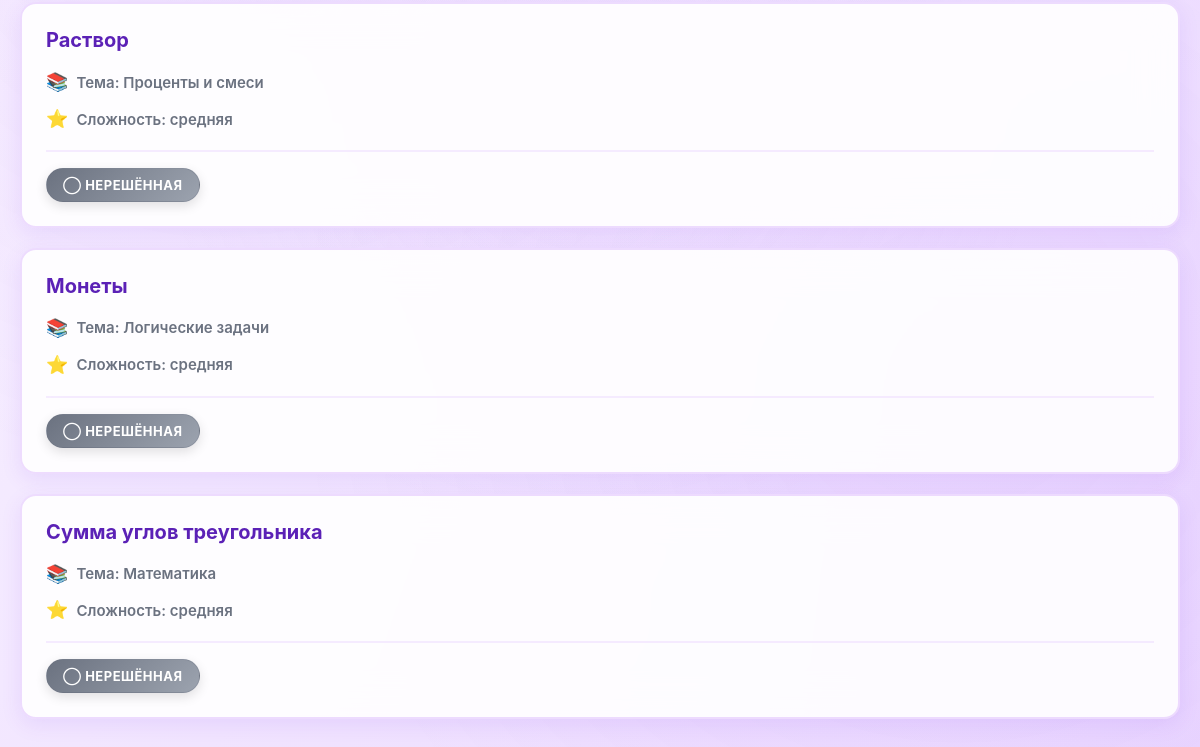
Before: /математика/ (signed in, lower part) with the older database file.
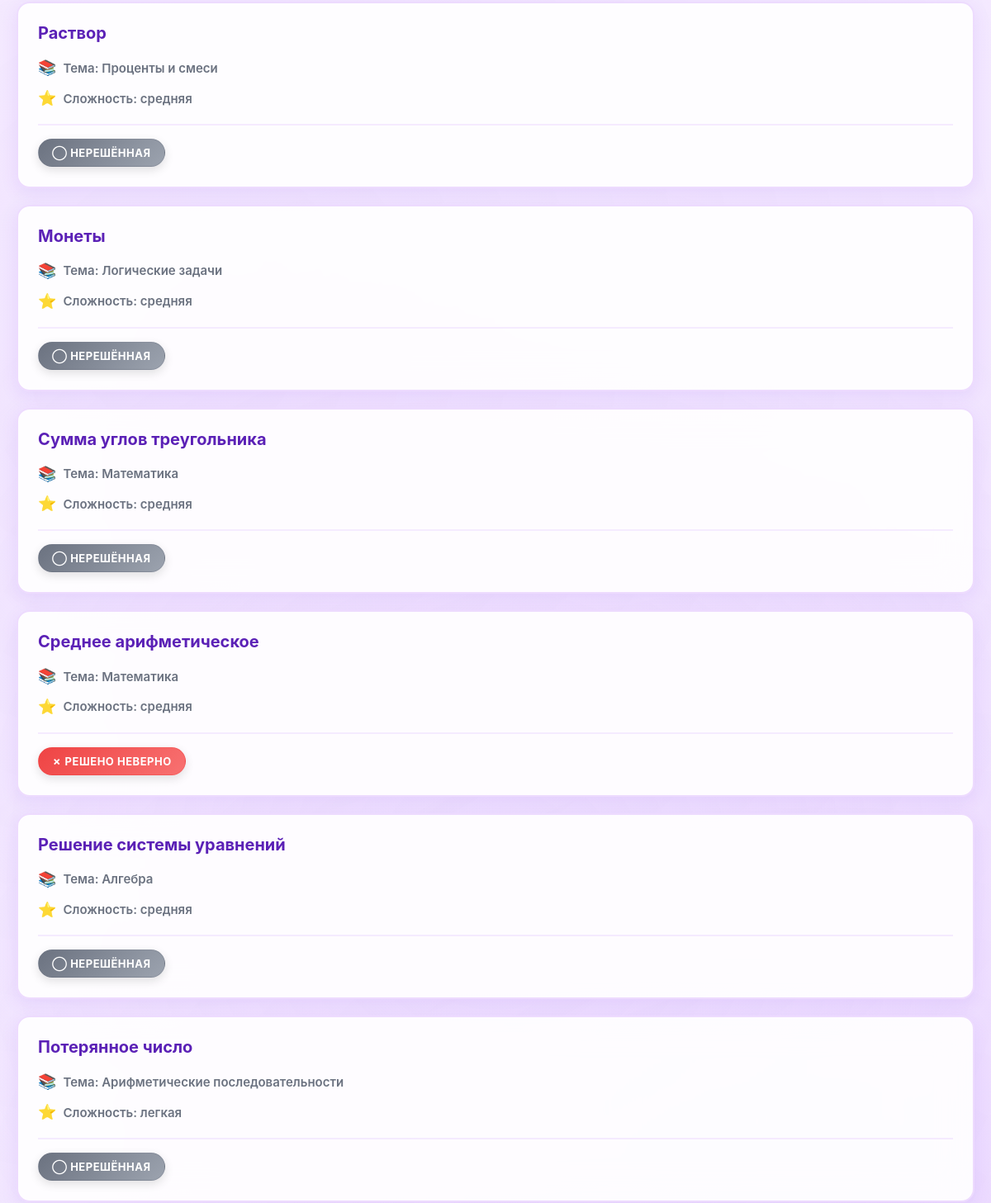
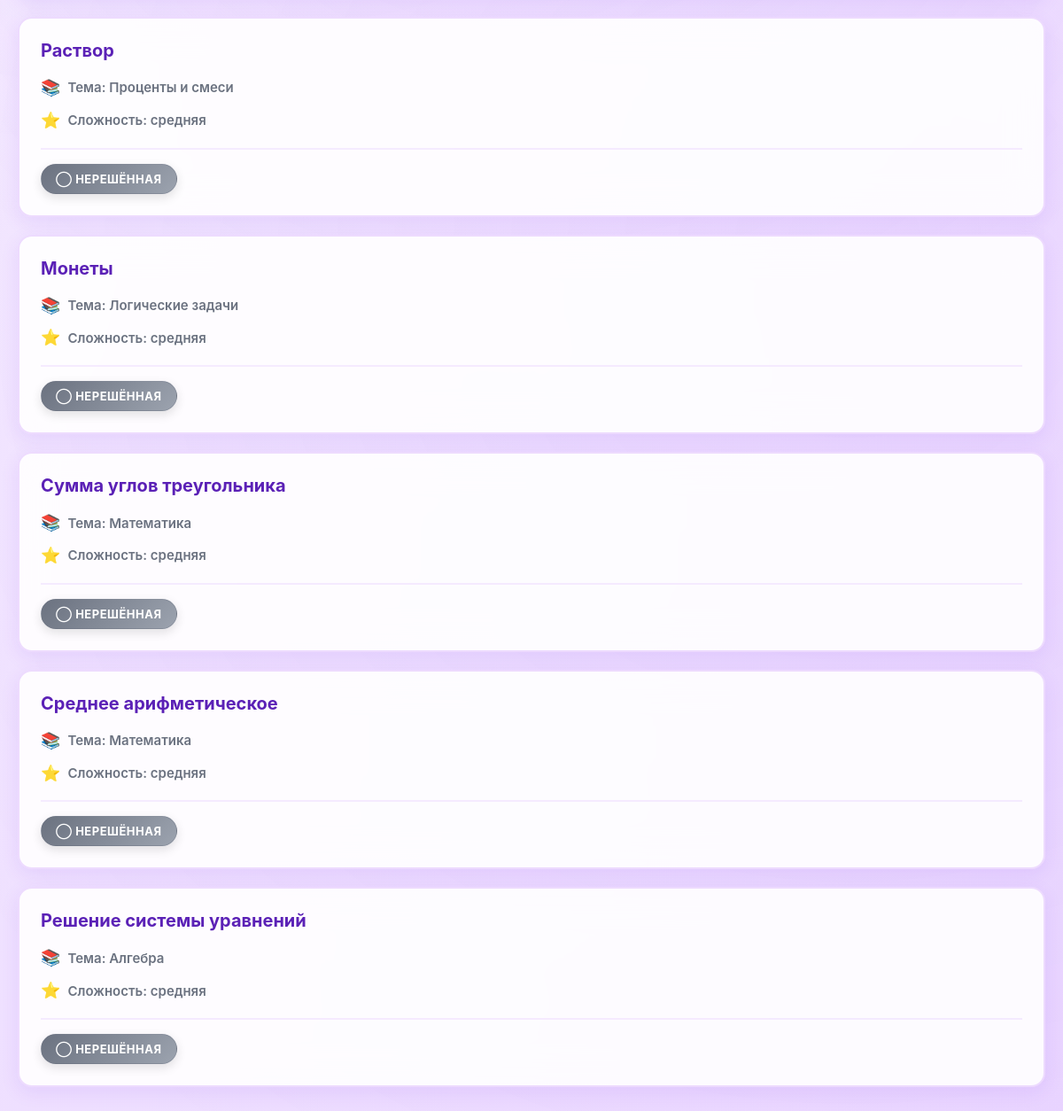
After: the same page with the newer database file (2 pictures, top to bottom).
### data/tasks.py (models this page shows)
class Tasks(SqlAlchemyBase):
    __tablename__ = 'tasks'
    id = sqlalchemy.Column(sqlalchemy.Integer,
                           primary_key=True, autoincrement=True)
    subject = sqlalchemy.Column(sqlalchemy.Text, nullable=True)
    title = sqlalchemy.Column(sqlalchemy.Text, nullable=True)
    statement = sqlalchemy.Column(sqlalchemy.Text, nullable=True)
    input_format = sqlalchemy.Column(sqlalchemy.Text, nullable=True)
    output_format = sqlalchemy.Column(sqlalchemy.Text, nullable=True)
    memory_limit = sqlalchemy.Column(sqlalchemy.Integer, nullable=True)
    time_limit = sqlalchemy.Column(sqlalchemy.Integer, nullable=True)
    difficulty = sqlalchemy.Column(sqlalchemy.Text, nullable=True)
    created_at = sqlalchemy.Column(sqlalchemy.DateTime,
                                     default=datetime.datetime.now)
    task_tests = orm.relationship("TaskTest", back_populates='tasks')
    submissions = orm.relationship("Submissions", back_populates="tasks")
    theme = sqlalchemy.Column(sqlalchemy.Text, nullable=True)

### main.py (the view)
@app.route("/<subject>/")
@login_required
@user_ban
def index(subject=None):
    if subject not in subjects:
        abort(404)
    session['subject'] = subject
    if request.path == '/' or 'subject' in request.path:
        return redirect('/subject/choice')
    db_sess = db_session.create_session()
    sort_by = request.args.get('sort_by')
    difficulties = db_sess.query(Tasks.difficulty).filter(Tasks.subject == subject).distinct().all()
    difficulties = [d[0] for d in difficulties if d[0]]
    themes = db_sess.query(Tasks.theme).filter(Tasks.subject == subject).distinct().all()
    themes = [t[0] for t in themes if t[0]]
    selected_difficulties = request.args.getlist('difficulty')
    selected_themes = request.args.getlist('theme')
    query = db_sess.query(Tasks).filter(Tasks.subject == subject)
    if selected_difficulties:
        query = query.filter(Tasks.difficulty.in_(selected_difficulties))
    if selected_themes:
        query = query.filter(Tasks.theme.in_(selected_themes))
    if sort_by == 'difficulty':
        tasks = query.order_by(Tasks.difficulty).all()
    elif sort_by == 'theme':
        tasks = query.all()
    else:
        tasks = query.all()
    submissions = db_sess.query(Submissions)
    return render_template('tasks.html', tasks=tasks, subject=subject,
                           difficulties=difficulties, themes=themes, selected_difficulties=selected_difficulties,
                           selected_themes=selected_themes, sort_by=sort_by, Submissions=Submissions, submissions=submissions)

### data/db_session.py (called while the page is built)
def create_session() -> Session:
    global __factory
    return __factory()

### main.py (called while the page is built)
@login_manager.user_loader
def load_user(user_id):
    db_sess = db_session.create_session()
    return db_sess.get(User, user_id)

def user_ban(func):
    @wraps(func)
    def wrapper(*args, **kwargs):
        if current_user.ban:
            abort(403)
        return func(*args, **kwargs)
    return wrapper

### templates/tasks.html (shortened to what this page needs)
{% extends "base.html" %}
{% block styles %}
<link rel="stylesheet" href="{{ url_for('static', filename='tasks.css') }}">
{% endblock %}
{% block content %}
{% if tasks %}
    {% for task in tasks %}
    <div class="col-md-6 border rounded" style="margin-bottom: 20px;">
        <li>
          <a href="{{ url_for('training', subject=subject, task_id=task.id) }}">
            {{ task.title }}
          </a>
        </li>
        <p>Тема: {{ task.theme or 'Не указана' }}</p>
        <p>Сложность: {{ task.difficulty or 'Не указана' }}</p>
        <div class="task-meta">
            {% if submissions.filter(Submissions.task_id == task.id).filter(Submissions.verdict == 'OK').all() != [] %}
            <span class="status-badge badge-success">✓ Решено верно</span>
            {% elif submissions.filter(Submissions.task_id == task.id).all() != [] %}
            <span class="status-badge badge-danger">✗ Решено неверно</span>
            {% else %}
            <span class="status-badge badge-default">◯ Нерешённая</span>
            {% endif %}
        </div>
    </div>
    {% endfor %}
{% else %}
    <p>Задачи отсутствуют.</p>
{% endif %}
{% endblock %}

Changed rows visible on the page:
added Tasks: title "Среднее арифметическое", theme "Математика", difficulty "средняя", shows "✗ РЕШЕНО НЕВЕРНО"
added Tasks: title "Решение системы уравнений", theme "Алгебра", difficulty "средняя", shows "◯ НЕРЕШЁННАЯ"
added Tasks: title "Потерянное число", theme "Арифметические последовательности", difficulty "легкая", shows "◯ НЕРЕШЁННАЯ"
added Tasks: title "Раствор", theme "Проценты и смеси", difficulty "средняя", shows "◯ НЕРЕШЁННАЯ"
added Tasks: title "Монеты", theme "Логические задачи", difficulty "средняя", shows "◯ НЕРЕШЁННАЯ"
added Tasks: title "Сумма углов треугольника", theme "Математика", difficulty "средняя", shows "◯ НЕРЕШЁННАЯ"
added Tasks: title "Среднее арифметическое", theme "Математика", difficulty "средняя", shows "◯ НЕРЕШЁННАЯ"
added Tasks: title "Решение системы уравнений", theme "Алгебра", difficulty "средняя", shows "◯ НЕРЕШЁННАЯ"
